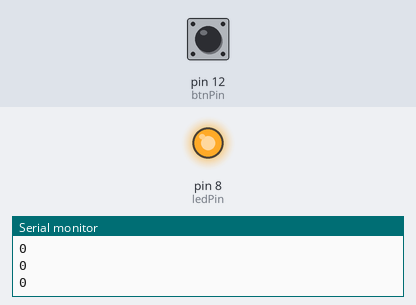
This sketch was run on a simulated Arduino Uno, built with avr-gcc and run on an emulated ATmega328P. Parts: output pins drawn as LEDs (lit = HIGH), the last lines printed to the serial monitor. The test bench sets the inputs (shaded band); at power-on: pin 12 (btnPin) LOW.

Above: at 1.2 s.
1.3 s: pin 12 (btnPin) pulled HIGH for 0.15 s
At 1.5 s:
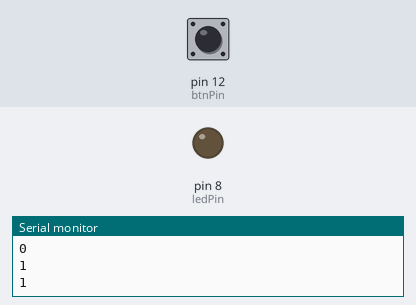
3.1 s: pin 12 (btnPin) pulled HIGH for 3.2 s
At 7.2 s:
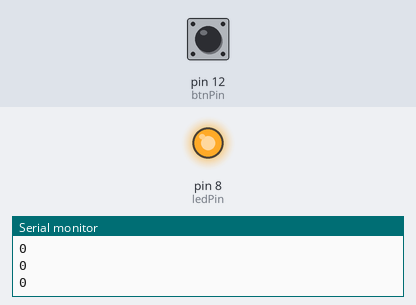
Timing chart, 0 to 8.7 s (numbered marks = the images above; inputs shaded):
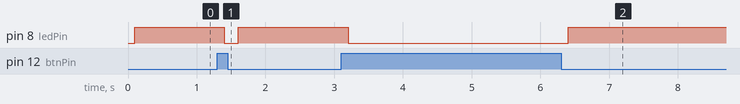

The sketch:

push_button_basic.ino
```cpp
int ledPin = 8;
int btnPin = 12;
int dt = 100;
int btnRead;

void setup() {
  // put your setup code here, to run once:
  Serial.begin(9600);
  pinMode(ledPin, OUTPUT);
  pinMode(btnPin, INPUT);
}

// If button is not pressed the current will be 0 hence btnPin will return 1 (Open Circuit)
// If button is pressed the current will be 1hence btnPin will return 0 (Short Circuit)

void loop() {
  btnRead = digitalRead(btnPin);
  Serial.println(btnRead);
  delay(dt);
  if(btnRead == 1) {
    digitalWrite(ledPin, LOW);
  } else if(btnRead == 0) {
    digitalWrite(ledPin, HIGH);
  }
}
```

Measured:
- after the input at 1.3 s, pin 8 (ledPin): HIGH → LOW after 0.10 s, → HIGH 0.20 s later
- after the input at 3.1 s, pin 8 (ledPin): HIGH → LOW after 0.10 s, → HIGH 3.2 s later
